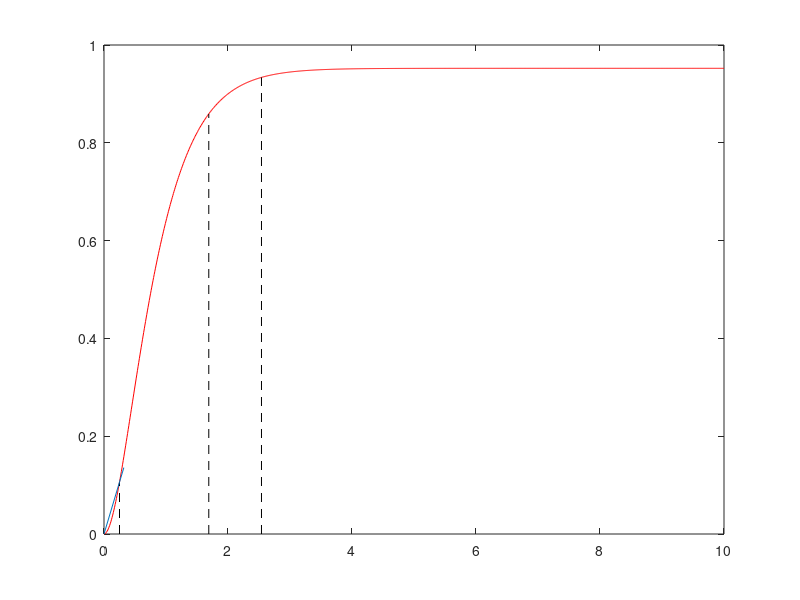

Write MATLAB code to recreate this figure.
clear all;close all; clc
t=0:.01:10;
%G=tf(20,[1 20]);
G = zpk([-6],[-2 -3 -5],4.7616)
u=ones(size(t));
y=lsim(G,u,t);
plot(t,y,'-r')
y_ss=y(end); % steady state value
a=find(abs(y-.1*y_ss) < 0.1,1);
b=find(abs(y-.9*y_ss) < 0.1,1);
Rise_time=t(b)-t(a);
y_max=max(y)
c=find(y==y_max);
Peak_time=t(c)
OS=((y_max-y_ss)/y_ss)*100
Error=1-y_ss;
d=find(abs(y-y_ss) < .02*y_ss);
d2=find(abs(y-y_ss) <= 0.1*y_ss);
d3=find(abs(y-y_ss) <= 0.9*y_ss);
j=1;
j2=1;
j3=1;
for i=1:length(d)
    if (abs(y_ss-y(d(i):end))<.02*y_ss)
        if(j==1)
           Settling_time=t(d(i+1));
           ys=y(d(i+1));
           j=0;
        end
    end
end
for i=1:length(d2)
    if (abs(y_ss-y(d2(i):end))<=.1*y_ss)
        if(j2==1)
           rise_time_f=t(d2(i+1));
           ys2=y(d2(i+1));
           j2=0;
        end
    end
end
for i=1:length(d3)
    if (abs(y_ss-y(d3(i):end))<=.9*y_ss)
        if(j3==1)
           rise_time_i=t(d3(i+1));
           
           ys3=y(d3(i+1));
           tc_point_y=ys3;
           tc_point_x=t(d3(i+1));
           j3=0;
        end
    end
end
Settling_time
rise_time_f
rise_time_i
hold on
% plot([Peak_time, Peak_time],[0,y_max],'--k')
plot([Settling_time,Settling_time],[0,ys],'--k')
plot([rise_time_i,rise_time_i],[0,ys3],'--k')
plot([rise_time_f,rise_time_f],[0,ys2],'--k')

% play with these numbers to adjust how long to extend out the time
% constant line
plot([0,tc_point_x, (tc_point_x+0.07)],[0,tc_point_y, ((tc_point_y/tc_point_x)*(tc_point_x+0.07))]) 
time_constant = 1/(tc_point_y/tc_point_x) % rise over run from 0,0

rise_time= rise_time_f-rise_time_i
%plot([t(1),t(end)],[1.02*y_ss,1.02*y_ss],'--k')
%plot([t(1),t(end)],[0.98*y_ss,0.98*y_ss],'--k')
